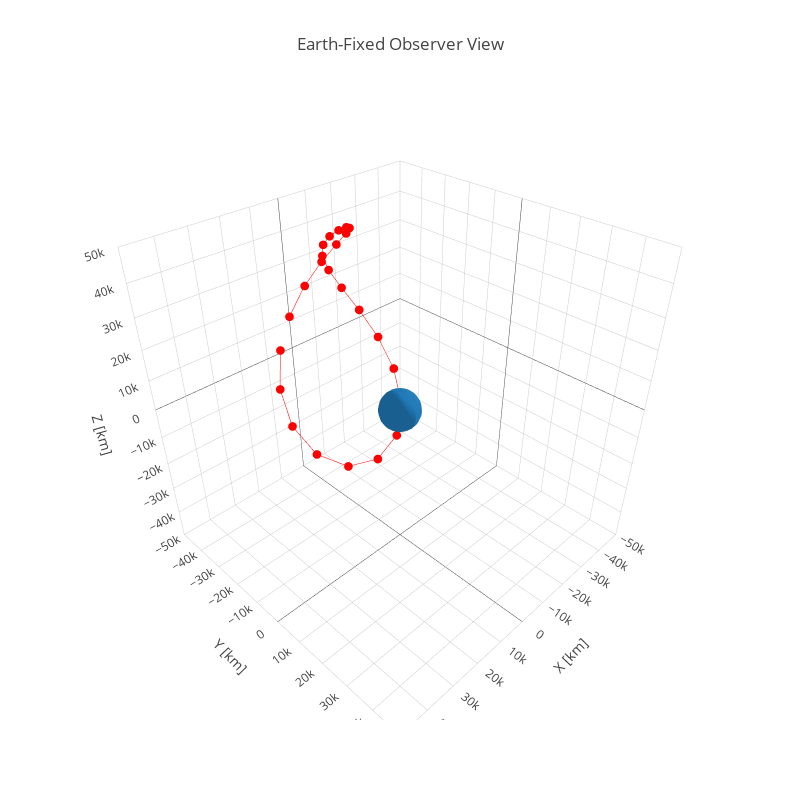

The code cell stored with this chart in its notebook:
### Code cell
# from plotly.graph_objs import Mesh3d

# from numpy import sin, cos, pi

layout = go.Layout(
    title='Earth-Fixed Observer View',
    width=800,
    height=800,
    scene=dict(
    aspectmode="cube",
    xaxis=dict(
        range=[-50000, 50000],
        dtick=10000,
        title='X [km]'
    ),
    yaxis=dict(
        range=[-50000, 50000],
        dtick=10000,
        title='Y [km]',
    ),
    zaxis=dict(
        range=[-50000, 50000],
        dtick=10000,
        title='Z [km]'
    ),)
)

data = [
    ellipsoidPlot(reearth),

    go.Scatter3d(x=O_r_S__ecef[:,0],y=O_r_S__ecef[:,1],z=O_r_S__ecef[:,2],
                 name = 'orbit?',
                 marker=dict(
                     size=0,
                      color=0),
                 line = dict(color = ('red'), 
                             width = 1)
                )]


fig = go.Figure(data=data, layout=layout)
iplot(fig)

### Figure 1 — Plotly figure (JSON) as saved in the notebook; plotly's stock layout.template omitted (floating-point values rounded to 4 significant figures; data arrays with more than 128 entries replaced by an {"elided": "..."} marker saying what was removed)
{"data": [{"alphahull": 0, "type": "mesh3d", "uid": "d3b7b27c-b55f-11e8-a1f4-8c8590c58dc6", "x": {"elided": "400 float values"}, "y": {"elided": "400 float values"}, "z": {"elided": "400 float values"}}, {"line": {"color": "red", "width": 1}, "marker": {"color": 0, "size": 0}, "name": "orbit?", "type": "scatter3d", "uid": "d3b7b420-b55f-11e8-a1f4-8c8590c58dc6", "x": [7051.0, 1405.0, -2994.0, -5480.0, -5937.0, -4741.0, -2634.0, -540.8, 616.1, 115.8, -2398.0, -6798.0, -12430.0, -18150.0, -22450.0, -23760.0, -20860.0, -13530.0, -3183.0, 7297.0, 14900.0, 18000.0, 16750.0, 12420.0], "y": [-40050.0, -38760.0, -35530.0, -31370.0, -27380.0, -24490.0, -23360.0, -24200.0, -26770.0, -30440.0, -34260.0, -37190.0, -38260.0, -36820.0, -32780.0, -26770.0, -20220.0, -15110.0, -13380.0, -15830.0, -21590.0, -28620.0, -34850.0, -38850.0], "z": [17890.0, 26550.0, 33900.0, 39780.0, 44120.0, 46850.0, 47970.0, 47470.0, 45350.0, 41620.0, 36330.0, 29540.0, 21380.0, 12060.0, 1971.0, -8250.0, -17570.0, -24560.0, -27680.0, -26080.0, -20200.0, -11450.0, -1364.0, 8880.0]}], "layout": {"height": 800, "scene": {"aspectmode": "cube", "xaxis": {"dtick": 10000, "range": [-50000, 50000], "title": "X [km]"}, "yaxis": {"dtick": 10000, "range": [-50000, 50000], "title": "Y [km]"}, "zaxis": {"dtick": 10000, "range": [-50000, 50000], "title": "Z [km]"}}, "title": "Earth-Fixed Observer View", "width": 800}}
